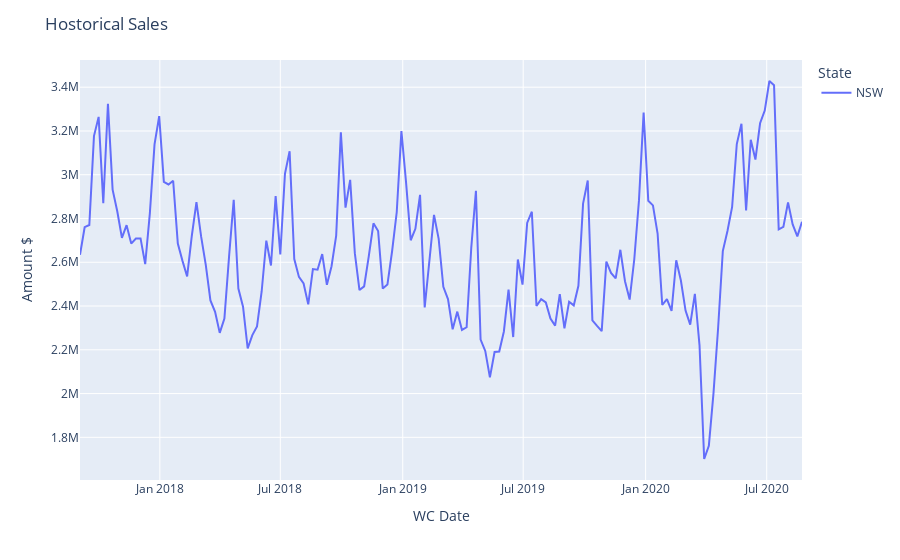

Source (notebook cell):
### Code cell
fig = px.line(df1[df1.State=="NSW"], x='WC Date', y='Sales',color="State", line_group="State",hover_name="Month")#
fig.update_layout(title='Hostorical Sales',xaxis_title='WC Date',yaxis_title="Amount $")
fig.show()

### Figure 1 — Plotly figure (JSON) as saved in the notebook; plotly's stock layout.template omitted (floating-point values rounded to 4 significant figures; data arrays with more than 128 entries replaced by an {"elided": "..."} marker saying what was removed)
{"data": [{"hovertemplate": "<b>%{hovertext}</b><br><br>State=NSW<br>WC Date=%{x}<br>Sales=%{y}<extra></extra>", "hovertext": {"elided": "156 str values"}, "legendgroup": "NSW", "line": {"color": "#636efa", "dash": "solid"}, "mode": "lines", "name": "NSW", "orientation": "v", "showlegend": true, "type": "scatter", "x": {"elided": "156 str values"}, "xaxis": "x", "y": {"elided": "156 float values"}, "yaxis": "y"}], "layout": {"legend": {"title": {"text": "State"}, "tracegroupgap": 0}, "margin": {"t": 60}, "title": {"text": "Hostorical Sales"}, "xaxis": {"anchor": "y", "domain": [0, 1], "title": {"text": "WC Date"}}, "yaxis": {"anchor": "x", "domain": [0, 1], "title": {"text": "Amount $"}}}}
